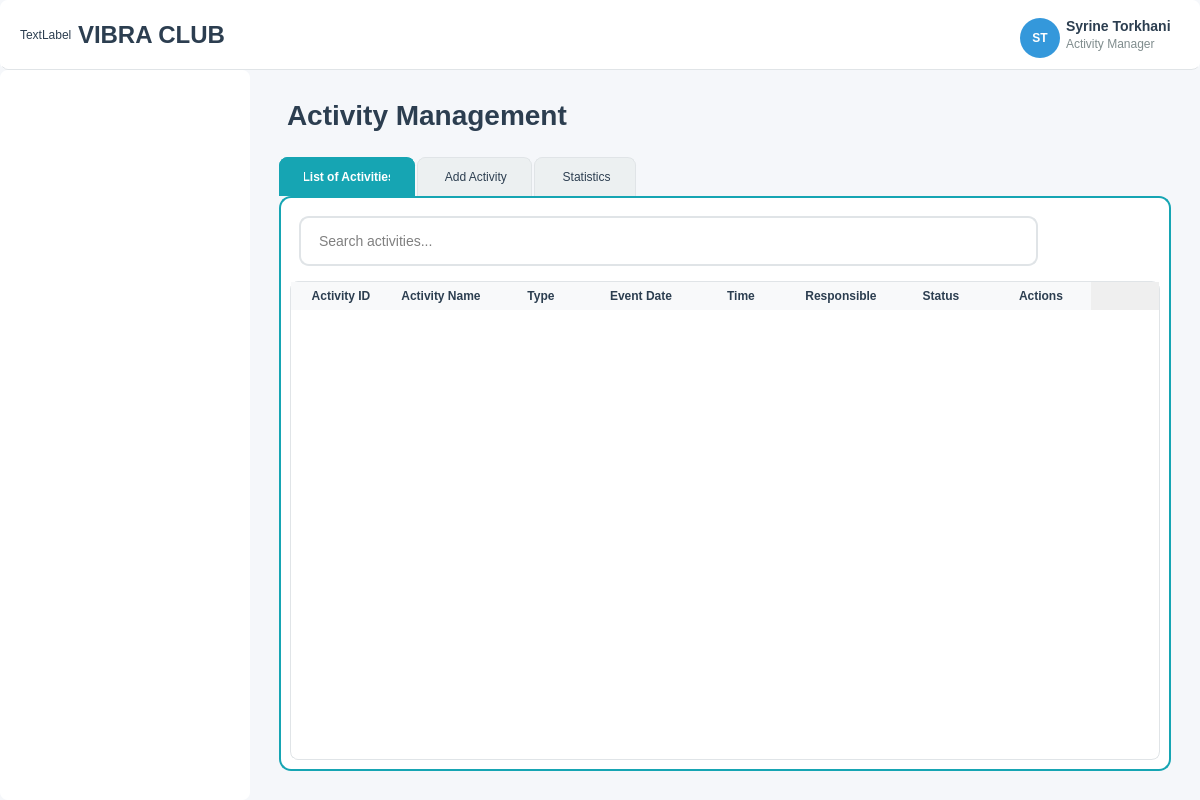
<?xml version="1.0" encoding="UTF-8"?>
<ui version="4.0">
 <class>ActivityManagement</class>
 <widget class="QMainWindow" name="ActivityManagement">
  <property name="geometry">
   <rect>
    <x>0</x>
    <y>0</y>
    <width>1200</width>
    <height>800</height>
   </rect>
  </property>
  <property name="windowTitle">
   <string>VIBRA CLUB - Activity Management</string>
  </property>
  <property name="styleSheet">
   <string notr="true">QMainWindow {
    background-color: #f5f7fa;
}

/* Top Bar Styling */
#topBarFrame {
    background-color: white;
    border-bottom: 1px solid #e0e4e7;
}

#logoLabel {
    font-size: 24px;
    font-weight: bold;
    color: #2c3e50;
}

#userInfoFrame {
    background-color: transparent;
}

#userNameLabel {
    font-size: 14px;
    font-weight: 600;
    color: #2c3e50;
}

#userRoleLabel {
    font-size: 12px;
    color: #7f8c8d;
}

#userAvatarLabel {
    background-color: #3498db;
    border-radius: 20px;
    color: white;
    font-weight: bold;
}

/* Main Content Styling */
#mainContentFrame {
    background-color: transparent;
}

/* Tab Widget Styling */
QTabWidget::pane {
    border: 2px solid #16a5b3;
    background-color: white;
    border-radius: 12px;
    box-shadow: 0 4px 6px rgba(22, 165, 179, 0.1);
}

QTabBar::tab {
    background-color: #ecf0f1;
    color: #2c3e50;
    padding: 12px 24px;
    margin-right: 2px;
    border-top-left-radius: 8px;
    border-top-right-radius: 8px;
    border: 1px solid #e0e4e7;
    border-bottom: none;
}

QTabBar::tab:selected {
    background-color: #16a5b3;
    color: white;
    border-color: #16a5b3;
    font-weight: 600;
}

QTabBar::tab:hover:!selected {
    background-color: #d5dbdb;
    border-color: #16a5b3;
    transition: all 0.3s ease;
}

/* Statistics Cards Styling */
QFrame[objectName*=&quot;Card&quot;] {
    background-color: white;
    border: 1px solid #e0e4e7;
    border-radius: 16px;
    padding: 20px;
    box-shadow: 0 2px 10px rgba(0, 0, 0, 0.05);
}

QFrame[objectName*=&quot;Card&quot;]:hover {
    box-shadow: 0 4px 20px rgba(22, 165, 179, 0.15);
    border-color: #16a5b3;
    transition: all 0.3s ease;
}

/* Form Styling */
QLineEdit {
    padding: 14px 16px;
    border: 2px solid #e0e4e7;
    border-radius: 10px;
    font-size: 14px;
    background-color: white;
    box-shadow: 0 2px 4px rgba(0, 0, 0, 0.02);
}

QLineEdit:focus {
    border-color: #16a5b3;
    box-shadow: 0 0 0 3px rgba(22, 165, 179, 0.1);
    outline: none;
}

QLineEdit:hover {
    border-color: #16a5b3;
    transition: border-color 0.2s ease;
}

QComboBox {
    padding: 14px 16px;
    border: 2px solid #e0e4e7;
    border-radius: 10px;
    font-size: 14px;
    background-color: white;
    box-shadow: 0 2px 4px rgba(0, 0, 0, 0.02);
}

QComboBox:focus {
    border-color: #16a5b3;
    box-shadow: 0 0 0 3px rgba(22, 165, 179, 0.1);
}

QComboBox:hover {
    border-color: #16a5b3;
    transition: border-color 0.2s ease;
}

QDateEdit, QSpinBox, QTimeEdit {
    padding: 14px 16px;
    border: 2px solid #e0e4e7;
    border-radius: 10px;
    font-size: 14px;
    background-color: white;
    box-shadow: 0 2px 4px rgba(0, 0, 0, 0.02);
}

QDateEdit:focus, QSpinBox:focus, QTimeEdit:focus {
    border-color: #16a5b3;
    box-shadow: 0 0 0 3px rgba(22, 165, 179, 0.1);
}

QTextEdit {
    padding: 14px 16px;
    border: 2px solid #e0e4e7;
    border-radius: 10px;
    font-size: 14px;
    background-color: white;
    box-shadow: 0 2px 4px rgba(0, 0, 0, 0.02);
}

QTextEdit:focus {
    border-color: #16a5b3;
    box-shadow: 0 0 0 3px rgba(22, 165, 179, 0.1);
}

QPushButton {
    background: qlineargradient(x1:0, y1:0, x2:0, y2:1,
                               stop:0 #16a5b3, stop:1 #139aa6);
    color: white;
    border: none;
    padding: 14px 28px;
    border-radius: 10px;
    font-size: 14px;
    font-weight: 600;
    box-shadow: 0 4px 8px rgba(22, 165, 179, 0.2);
}

QPushButton:hover {
    background: qlineargradient(x1:0, y1:0, x2:0, y2:1,
                               stop:0 #139aa6, stop:1 #0f858f);
    box-shadow: 0 6px 12px rgba(22, 165, 179, 0.3);
    transform: translateY(-1px);
}

QPushButton:pressed {
    background: qlineargradient(x1:0, y1:0, x2:0, y2:1,
                               stop:0 #0f858f, stop:1 #0c6b73);
    box-shadow: 0 2px 4px rgba(22, 165, 179, 0.2);
    transform: translateY(0px);
}

/* Table Styling */
QTableWidget {
    background-color: white;
    gridline-color:  #e0e4e7;
    border: 1px solid #e0e4e7;
    border-radius: 8px;
}

QHeaderView::section {
    background-color: #f8f9fa;
    color: #2c3e50;
    padding: 5px;
    border: none;
    font-weight: 600;
}

/* Frame Styling */
QFrame {
    border-radius: 8px;
}

/* Label Styling */
QLabel {
    color: #2c3e50;
}

/* Search Frame Styling */
QFrame[objectName*=&quot;SearchFrame&quot;], QFrame[objectName*=&quot;searchFrame&quot;] {
    background-color: rgba(22, 165, 179, 0.02);
    border: 1px solid rgba(22, 165, 179, 0.1);
    border-radius: 12px;
    padding: 8px;
}
</string>
  </property>
  <widget class="QWidget" name="centralwidget">
   <layout class="QVBoxLayout" name="verticalLayout_main">
    <property name="spacing">
     <number>0</number>
    </property>
    <property name="leftMargin">
     <number>0</number>
    </property>
    <property name="topMargin">
     <number>0</number>
    </property>
    <property name="rightMargin">
     <number>0</number>
    </property>
    <property name="bottomMargin">
     <number>0</number>
    </property>
    <item>
     <widget class="QFrame" name="topBarFrame">
      <property name="minimumSize">
       <size>
        <width>0</width>
        <height>70</height>
       </size>
      </property>
      <property name="maximumSize">
       <size>
        <width>16777215</width>
        <height>70</height>
       </size>
      </property>
      <layout class="QHBoxLayout" name="topBarLayout">
       <property name="leftMargin">
        <number>20</number>
       </property>
       <property name="rightMargin">
        <number>20</number>
       </property>
       <item>
        <widget class="QLabel" name="logo">
         <property name="text">
          <string>TextLabel</string>
         </property>
        </widget>
       </item>
       <item>
        <widget class="QLabel" name="logoLabel">
         <property name="text">
          <string>VIBRA CLUB</string>
         </property>
        </widget>
       </item>
       <item>
        <spacer name="horizontalSpacer_top">
         <property name="orientation">
          <enum>Qt::Orientation::Horizontal</enum>
         </property>
         <property name="sizeHint" stdset="0">
          <size>
           <width>40</width>
           <height>20</height>
          </size>
         </property>
        </spacer>
       </item>
       <item>
        <widget class="QFrame" name="userInfoFrame">
         <layout class="QHBoxLayout" name="userInfoLayout">
          <item>
           <widget class="QLabel" name="userAvatarLabel">
            <property name="minimumSize">
             <size>
              <width>40</width>
              <height>40</height>
             </size>
            </property>
            <property name="maximumSize">
             <size>
              <width>40</width>
              <height>40</height>
             </size>
            </property>
            <property name="text">
             <string>ST</string>
            </property>
            <property name="alignment">
             <set>Qt::AlignmentFlag::AlignCenter</set>
            </property>
           </widget>
          </item>
          <item>
           <layout class="QVBoxLayout" name="userDetailsLayout">
            <property name="spacing">
             <number>2</number>
            </property>
            <item>
             <widget class="QLabel" name="userNameLabel">
              <property name="text">
               <string>Syrine Torkhani</string>
              </property>
             </widget>
            </item>
            <item>
             <widget class="QLabel" name="userRoleLabel">
              <property name="text">
               <string>Activity Manager</string>
              </property>
             </widget>
            </item>
           </layout>
          </item>
         </layout>
        </widget>
       </item>
      </layout>
     </widget>
    </item>
    <item>
     <widget class="QFrame" name="mainFrame">
      <layout class="QHBoxLayout" name="mainHorizontalLayout">
       <property name="spacing">
        <number>0</number>
       </property>
       <property name="leftMargin">
        <number>0</number>
       </property>
       <property name="topMargin">
        <number>0</number>
       </property>
       <property name="rightMargin">
        <number>0</number>
       </property>
       <property name="bottomMargin">
        <number>0</number>
       </property>
       <item>
        <widget class="QFrame" name="sidebarFrame">
         <property name="minimumSize">
          <size>
           <width>250</width>
           <height>0</height>
          </size>
         </property>
         <property name="maximumSize">
          <size>
           <width>60</width>
           <height>16777215</height>
          </size>
         </property>
         <property name="styleSheet">
          <string notr="true">
            QFrame#sidebarFrame {
                  background-color: white;
                border: none;
            }
          </string>
         </property>
         <layout class="QVBoxLayout" name="verticalLayout">
          <item>
           <widget class="QFrame" name="navigationFrame">
            <layout class="QVBoxLayout" name="navigationLayout">
             <property name="spacing">
              <number>5</number>
             </property>
             <item>
              <widget class="QPushButton" name="activitiesButton">
               <property name="text">
                <string>Activity</string>
               </property>
               <property name="icon">
                <iconset resource="resources.qrc">
                 <normaloff>:/icons/icons/members.png</normaloff>:/icons/icons/members.png</iconset>
               </property>
               <property name="checkable">
                <bool>true</bool>
               </property>
               <property name="checked">
                <bool>true</bool>
               </property>
              </widget>
             </item>
            </layout>
           </widget>
          </item>
          <item>
           <spacer name="verticalSpacer_sidebar_2">
            <property name="orientation">
             <enum>Qt::Orientation::Vertical</enum>
            </property>
            <property name="sizeHint" stdset="0">
             <size>
              <width>20</width>
              <height>638</height>
             </size>
            </property>
           </spacer>
          </item>
         </layout>
        </widget>
       </item>
       <item>
        <widget class="QFrame" name="mainContentFrame">
         <layout class="QVBoxLayout" name="mainContentLayout">
          <property name="leftMargin">
           <number>20</number>
          </property>
          <property name="topMargin">
           <number>20</number>
          </property>
          <property name="rightMargin">
           <number>20</number>
          </property>
          <property name="bottomMargin">
           <number>20</number>
          </property>
          <item>
           <widget class="QStackedWidget" name="stackedWidget">
            <property name="currentIndex">
             <number>0</number>
            </property>
            <widget class="QWidget" name="activitiesPage">
             <layout class="QVBoxLayout" name="activitiesPageLayout">
              <item>
               <widget class="QLabel" name="activityPageTitle">
                <property name="styleSheet">
                 <string notr="true">font-size: 28px; font-weight: bold; color: #2c3e50; margin-bottom: 20px;</string>
                </property>
                <property name="text">
                 <string>Activity Management</string>
                </property>
               </widget>
              </item>
              <item>
               <widget class="QTabWidget" name="activityTabWidget">
                <property name="currentIndex">
                 <number>0</number>
                </property>
                <widget class="QWidget" name="activityListTab">
                 <attribute name="icon">
                  <iconset resource="resources.qrc">
                   <normaloff>:/icons/icons/list.png</normaloff>:/icons/icons/list.png</iconset>
                 </attribute>
                 <attribute name="title">
                  <string> List of Activities</string>
                 </attribute>
                 <layout class="QVBoxLayout" name="activityListTabLayout">
                  <item>
                   <widget class="QFrame" name="activitySearchFrame">
                    <layout class="QHBoxLayout" name="activitySearchLayout">
                     <item>
                      <widget class="QLineEdit" name="activitySearchLineEdit">
                       <property name="placeholderText">
                        <string>Search activities...</string>
                       </property>
                      </widget>
                     </item>
                     <item>
                      <widget class="QPushButton" name="activitySearchButton">
                       <property name="text">
                        <string> Search</string>
                       </property>
                       <property name="icon">
                        <iconset resource="resources.qrc">
                         <normaloff>:/icons/icons/search.png</normaloff>:/icons/icons/search.png</iconset>
                       </property>
                      </widget>
                     </item>
                    </layout>
                   </widget>
                  </item>
                  <item>
                   <widget class="QTableWidget" name="activityTable">
                    <property name="alternatingRowColors">
                     <bool>true</bool>
                    </property>
                    <property name="selectionBehavior">
                     <enum>QAbstractItemView::SelectionBehavior::SelectRows</enum>
                    </property>
                    <column>
                     <property name="text">
                      <string>Activity ID</string>
                     </property>
                    </column>
                    <column>
                     <property name="text">
                      <string>Activity Name</string>
                     </property>
                    </column>
                    <column>
                     <property name="text">
                      <string>Type</string>
                     </property>
                    </column>
                    <column>
                     <property name="text">
                      <string>Event Date</string>
                     </property>
                    </column>
                    <column>
                     <property name="text">
                      <string>Time</string>
                     </property>
                    </column>
                    <column>
                     <property name="text">
                      <string>Responsible</string>
                     </property>
                    </column>
                    <column>
                     <property name="text">
                      <string>Status</string>
                     </property>
                    </column>
                    <column>
                     <property name="text">
                      <string>Actions</string>
                     </property>
                    </column>
                   </widget>
                  </item>
                 </layout>
                </widget>
                <widget class="QWidget" name="activityAddTab">
                 <attribute name="icon">
                  <iconset resource="resources.qrc">
                   <normaloff>:/icons/icons/add.png</normaloff>:/icons/icons/add.png</iconset>
                 </attribute>
                 <attribute name="title">
                  <string> Add Activity</string>
                 </attribute>
                 <layout class="QVBoxLayout" name="activityAddTabLayout">
                  <item>
                   <widget class="QScrollArea" name="activityScrollArea">
                    <property name="widgetResizable">
                     <bool>true</bool>
                    </property>
                    <widget class="QWidget" name="activityScrollAreaContents">
                     <property name="geometry">
                      <rect>
                       <x>0</x>
                       <y>0</y>
                       <width>870</width>
                       <height>546</height>
                      </rect>
                     </property>
                     <layout class="QVBoxLayout" name="activityFormMainLayout">
                      <item>
                       <widget class="QFrame" name="activityFormFrame">
                        <layout class="QGridLayout" name="activityFormLayout">
                         <property name="horizontalSpacing">
                          <number>20</number>
                         </property>
                         <property name="verticalSpacing">
                          <number>15</number>
                         </property>
                         <item row="2" column="1" colspan="2">
                          <widget class="QLineEdit" name="responsibleLineEdit">
                           <property name="placeholderText">
                            <string>Enter responsible person or instructor name</string>
                           </property>
                          </widget>
                         </item>
                         <item row="2" column="4">
                          <widget class="QComboBox" name="activityStatusComboBox">
                           <item>
                            <property name="text">
                             <string>Scheduled</string>
                            </property>
                           </item>
                           <item>
                            <property name="text">
                             <string>In Progress</string>
                            </property>
                           </item>
                           <item>
                            <property name="text">
                             <string>Completed</string>
                            </property>
                           </item>
                           <item>
                            <property name="text">
                             <string>Cancelled</string>
                            </property>
                           </item>
                           <item>
                            <property name="text">
                             <string>Postponed</string>
                            </property>
                           </item>
                          </widget>
                         </item>
                         <item row="2" column="0">
                          <widget class="QLabel" name="responsibleLabel">
                           <property name="styleSheet">
                            <string notr="true">font-weight: 600; color: #2c3e50;</string>
                           </property>
                           <property name="text">
                            <string>Responsible/Actor:</string>
                           </property>
                          </widget>
                         </item>
                         <item row="1" column="0">
                          <widget class="QLabel" name="eventDateLabel">
                           <property name="styleSheet">
                            <string notr="true">font-weight: 600; color: #2c3e50;</string>
                           </property>
                           <property name="text">
                            <string>Event Date:</string>
                           </property>
                          </widget>
                         </item>
                         <item row="1" column="1">
                          <widget class="QDateEdit" name="eventDateEdit">
                           <property name="styleSheet">
                            <string notr="true">padding: 12px; border: 2px solid #e0e4e7; border-radius: 8px; background-color: white;</string>
                           </property>
                           <property name="calendarPopup">
                            <bool>true</bool>
                           </property>
                          </widget>
                         </item>
                         <item row="1" column="4">
                          <widget class="QTimeEdit" name="eventTimeEdit">
                           <property name="styleSheet">
                            <string notr="true">padding: 12px; border: 2px solid #e0e4e7; border-radius: 8px; background-color: white;</string>
                           </property>
                           <property name="displayFormat">
                            <string>HH:mm</string>
                           </property>
                          </widget>
                         </item>
                         <item row="1" column="2">
                          <widget class="QLabel" name="eventTimeLabel">
                           <property name="styleSheet">
                            <string notr="true">font-weight: 600; color: #2c3e50;</string>
                           </property>
                           <property name="text">
                            <string>Event Time:</string>
                           </property>
                          </widget>
                         </item>
                         <item row="0" column="1">
                          <widget class="QLineEdit" name="activityIdLineEdit">
                           <property name="placeholderText">
                            <string>e.g., ACT001</string>
                           </property>
                          </widget>
                         </item>
                         <item row="0" column="0">
                          <widget class="QLabel" name="activityIdLabel">
                           <property name="styleSheet">
                            <string notr="true">font-weight: 600; color: #2c3e50;</string>
                           </property>
                           <property name="text">
                            <string>Activity ID:</string>
                           </property>
                          </widget>
                         </item>
                         <item row="0" column="2">
                          <widget class="QLabel" name="activityTypeLabel">
                           <property name="styleSheet">
                            <string notr="true">font-weight: 600; color: #2c3e50;</string>
                           </property>
                           <property name="text">
                            <string>Activity Type:</string>
                           </property>
                          </widget>
                         </item>
                         <item row="4" column="0" colspan="5">
                          <widget class="QFrame" name="activityButtonFrame">
                           <layout class="QHBoxLayout" name="activityButtonLayout">
                            <item>
                             <spacer name="activityButtonSpacer">
                              <property name="orientation">
                               <enum>Qt::Orientation::Horizontal</enum>
                              </property>
                              <property name="sizeHint" stdset="0">
                               <size>
                                <width>40</width>
                                <height>20</height>
                               </size>
                              </property>
                             </spacer>
                            </item>
                            <item>
                             <widget class="QPushButton" name="activityConfirmButton">
                              <property name="minimumSize">
                               <size>
                                <width>150</width>
                                <height>45</height>
                               </size>
                              </property>
                              <property name="text">
                               <string> Confirm Add Activity</string>
                              </property>
                              <property name="icon">
                               <iconset resource="resources.qrc">
                                <normaloff>:/icons/icons/add.png</normaloff>:/icons/icons/add.png</iconset>
                              </property>
                             </widget>
                            </item>
                            <item>
                             <widget class="QPushButton" name="activityUpdateButton">
                              <property name="minimumSize">
                               <size>
                                <width>150</width>
                                <height>45</height>
                               </size>
                              </property>
                              <property name="styleSheet">
                               <string notr="true">background-color: #f39c12;</string>
                              </property>
                              <property name="text">
                               <string> Update Activity</string>
                              </property>
                              <property name="icon">
                               <iconset resource="resources.qrc">
                                <normaloff>:/icons/icons/edit.png</normaloff>:/icons/icons/edit.png</iconset>
                              </property>
                             </widget>
                            </item>
                           </layout>
                          </widget>
                         </item>
                         <item row="0" column="4">
                          <widget class="QComboBox" name="activityTypeComboBox">
                           <item>
                            <property name="text">
                             <string>Group Class</string>
                            </property>
                           </item>
                           <item>
                            <property name="text">
                             <string>Personal Training</string>
                            </property>
                           </item>
                           <item>
                            <property name="text">
                             <string>Workshop</string>
                            </property>
                           </item>
                           <item>
                            <property name="text">
                             <string>Competition</string>
                            </property>
                           </item>
                           <item>
                            <property name="text">
                             <string>Event</string>
                            </property>
                           </item>
                           <item>
                            <property name="text">
                             <string>Maintenance</string>
                            </property>
                           </item>
                          </widget>
                         </item>
                         <item row="3" column="1" colspan="4">
                          <widget class="QFrame" name="activityDescriptionFrame">
                           <layout class="QVBoxLayout" name="activityDescriptionLayout">
                            <item>
                             <widget class="QTextEdit" name="activityDescriptionTextEdit">
                              <property name="maximumSize">
                               <size>
                                <width>16777215</width>
                                <height>100</height>
                               </size>
                              </property>
                              <property name="styleSheet">
                               <string notr="true">padding: 12px; border: 2px solid #e0e4e7; border-radius: 8px; background-color: white;</string>
                              </property>
                              <property name="placeholderText">
                               <string>Enter detailed activity description, requirements, or notes...</string>
                              </property>
                             </widget>
                            </item>
                           </layout>
                          </widget>
                         </item>
                         <item row="2" column="3">
                          <widget class="QLabel" name="activityStatusLabel">
                           <property name="styleSheet">
                            <string notr="true">font-weight: 600; color: #2c3e50;</string>
                           </property>
                           <property name="text">
                            <string>Status:</string>
                           </property>
                          </widget>
                         </item>
                         <item row="3" column="0">
                          <widget class="QLabel" name="activityDescriptionLabel">
                           <property name="styleSheet">
                            <string notr="true">font-weight: 600; color: #2c3e50;</string>
                           </property>
                           <property name="text">
                            <string>Activity Description:</string>
                           </property>
                          </widget>
                         </item>
                        </layout>
                       </widget>
                      </item>
                     </layout>
                    </widget>
                   </widget>
                  </item>
                 </layout>
                </widget>
                <widget class="QWidget" name="activityStatisticsTab">
                 <attribute name="icon">
                  <iconset resource="resources.qrc">
                   <normaloff>:/icons/icons/statistic.png</normaloff>:/icons/icons/statistic.png</iconset>
                 </attribute>
                 <attribute name="title">
                  <string> Statistics</string>
                 </attribute>
                 <layout class="QVBoxLayout" name="activityStatisticsLayout">
                  <item>
                   <widget class="QFrame" name="activityStatsFrame">
                    <layout class="QGridLayout" name="activityStatsGridLayout">
                     <item row="0" column="0">
                      <widget class="QFrame" name="totalActivitiesCard">
                       <property name="styleSheet">
                        <string notr="true">background-color: white; border: 1px solid #e0e4e7; border-radius: 12px; padding: 20px;</string>
                       </property>
                       <layout class="QVBoxLayout" name="totalActivitiesLayout">
                        <item>
                         <widget class="QLabel" name="totalActivitiesTitle">
                          <property name="styleSheet">
                           <string notr="true">font-size: 16px; color: #7f8c8d; font-weight: 600;</string>
                          </property>
                          <property name="text">
                           <string>Total Activities</string>
                          </property>
                         </widget>
                        </item>
                        <item>
                         <widget class="QLabel" name="totalActivitiesNumber">
                          <property name="styleSheet">
                           <string notr="true">font-size: 36px; font-weight: bold; color: #16a5b3;</string>
                          </property>
                          <property name="text">
                           <string>127</string>
                          </property>
                         </widget>
                        </item>
                       </layout>
                      </widget>
                     </item>
                     <item row="0" column="1">
                      <widget class="QFrame" name="upcomingActivitiesCard">
                       <property name="styleSheet">
                        <string notr="true">background-color: white; border: 1px solid #e0e4e7; border-radius: 12px; padding: 20px;</string>
                       </property>
                       <layout class="QVBoxLayout" name="upcomingActivitiesLayout">
                        <item>
                         <widget class="QLabel" name="upcomingActivitiesTitle">
                          <property name="styleSheet">
                           <string notr="true">font-size: 16px; color: #7f8c8d; font-weight: 600;</string>
                          </property>
                          <property name="text">
                           <string>Upcoming Activities</string>
                          </property>
                         </widget>
                        </item>
                        <item>
                         <widget class="QLabel" name="upcomingActivitiesNumber">
                          <property name="styleSheet">
                           <string notr="true">font-size: 36px; font-weight: bold; color: #e67e22;</string>
                          </property>
                          <property name="text">
                           <string>23</string>
                          </property>
                         </widget>
                        </item>
                       </layout>
                      </widget>
                     </item>
                     <item row="0" column="2">
                      <widget class="QFrame" name="activeActivitiesCard">
                       <property name="styleSheet">
                        <string notr="true">background-color: white; border: 1px solid #e0e4e7; border-radius: 12px; padding: 20px;</string>
                       </property>
                       <layout class="QVBoxLayout" name="activeActivitiesLayout">
                        <item>
                         <widget class="QLabel" name="activeActivitiesTitle">
                          <property name="styleSheet">
                           <string notr="true">font-size: 16px; color: #7f8c8d; font-weight: 600;</string>
                          </property>
                          <property name="text">
                           <string>Active Today</string>
                          </property>
                         </widget>
                        </item>
                        <item>
                         <widget class="QLabel" name="activeActivitiesNumber">
                          <property name="styleSheet">
                           <string notr="true">font-size: 36px; font-weight: bold; color: #27ae60;</string>
                          </property>
                          <property name="text">
                           <string>8</string>
                          </property>
                         </widget>
                        </item>
                       </layout>
                      </widget>
                     </item>
                     <item row="1" column="0" colspan="3">
                      <widget class="QFrame" name="activityTypeStatsFrame">
                       <property name="styleSheet">
                        <string notr="true">background-color: white; border: 1px solid #e0e4e7; border-radius: 12px;</string>
                       </property>
                       <layout class="QVBoxLayout" name="activityTypeStatsLayout">
                        <item>
                         <widget class="QLabel" name="activityTypeStatsTitle">
                          <property name="styleSheet">
                           <string notr="true">font-size: 18px; font-weight: bold; color: #2c3e50; margin: 10px;</string>
                          </property>
                          <property name="text">
                           <string>📈 Activity Type Distribution</string>
                          </property>
                         </widget>
                        </item>
                        <item>
                         <widget class="QTableWidget" name="activityTypeStatsTable">
                          <property name="alternatingRowColors">
                           <bool>true</bool>
                          </property>
                          <column>
                           <property name="text">
                            <string>Activity Type</string>
                           </property>
                          </column>
                          <column>
                           <property name="text">
                            <string>Count</string>
                           </property>
                          </column>
                          <column>
                           <property name="text">
                            <string>Percentage</string>
                           </property>
                          </column>
                          <column>
                           <property name="text">
                            <string>This Month</string>
                           </property>
                          </column>
                         </widget>
                        </item>
                       </layout>
                      </widget>
                     </item>
                    </layout>
                   </widget>
                  </item>
                 </layout>
                </widget>
               </widget>
              </item>
             </layout>
            </widget>
           </widget>
          </item>
         </layout>
        </widget>
       </item>
      </layout>
     </widget>
    </item>
   </layout>
  </widget>
 </widget>
 <resources>
  <include location="resources.qrc"/>
 </resources>
 <connections/>
</ui>
